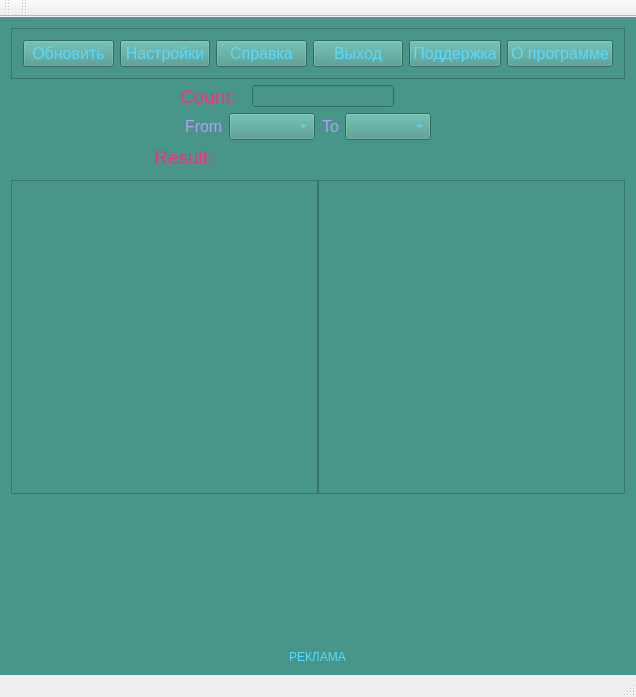
<?xml version="1.0" encoding="UTF-8"?>
<ui version="4.0">
 <class>QtWidgetsApplication1Class</class>
 <widget class="QMainWindow" name="QtWidgetsApplication1Class">
  <property name="enabled">
   <bool>true</bool>
  </property>
  <property name="geometry">
   <rect>
    <x>0</x>
    <y>0</y>
    <width>636</width>
    <height>697</height>
   </rect>
  </property>
  <property name="maximumSize">
   <size>
    <width>434444</width>
    <height>44444</height>
   </size>
  </property>
  <property name="font">
   <font>
    <pointsize>14</pointsize>
   </font>
  </property>
  <property name="windowTitle">
   <string>QtWidgetsApplication1</string>
  </property>
  <property name="styleSheet">
   <string notr="true">color: rgb(90, 217, 255);</string>
  </property>
  <widget class="QWidget" name="centralWidget">
   <property name="styleSheet">
    <string notr="true">background-color: #479689;</string>
   </property>
   <layout class="QVBoxLayout" name="verticalLayout_2">
    <item>
     <widget class="QFrame" name="frameTools">
      <property name="sizePolicy">
       <sizepolicy hsizetype="Preferred" vsizetype="Fixed">
        <horstretch>0</horstretch>
        <verstretch>0</verstretch>
       </sizepolicy>
      </property>
      <property name="frameShape">
       <enum>QFrame::Shape::StyledPanel</enum>
      </property>
      <property name="frameShadow">
       <enum>QFrame::Shadow::Raised</enum>
      </property>
      <layout class="QHBoxLayout" name="horizontalLayout_6">
       <item>
        <widget class="QPushButton" name="pushButton">
         <property name="sizePolicy">
          <sizepolicy hsizetype="Minimum" vsizetype="Minimum">
           <horstretch>0</horstretch>
           <verstretch>0</verstretch>
          </sizepolicy>
         </property>
         <property name="font">
          <font>
           <pointsize>12</pointsize>
           <kerning>true</kerning>
          </font>
         </property>
         <property name="text">
          <string>Обновить</string>
         </property>
        </widget>
       </item>
       <item>
        <widget class="QPushButton" name="pushButton_2">
         <property name="sizePolicy">
          <sizepolicy hsizetype="Minimum" vsizetype="Minimum">
           <horstretch>0</horstretch>
           <verstretch>0</verstretch>
          </sizepolicy>
         </property>
         <property name="font">
          <font>
           <pointsize>12</pointsize>
          </font>
         </property>
         <property name="text">
          <string>Настройки</string>
         </property>
        </widget>
       </item>
       <item>
        <widget class="QPushButton" name="pushButton_3">
         <property name="sizePolicy">
          <sizepolicy hsizetype="Minimum" vsizetype="Minimum">
           <horstretch>0</horstretch>
           <verstretch>0</verstretch>
          </sizepolicy>
         </property>
         <property name="font">
          <font>
           <pointsize>12</pointsize>
          </font>
         </property>
         <property name="text">
          <string>Справка</string>
         </property>
        </widget>
       </item>
       <item>
        <widget class="QPushButton" name="pushButton_4">
         <property name="sizePolicy">
          <sizepolicy hsizetype="Minimum" vsizetype="Minimum">
           <horstretch>0</horstretch>
           <verstretch>0</verstretch>
          </sizepolicy>
         </property>
         <property name="font">
          <font>
           <pointsize>12</pointsize>
          </font>
         </property>
         <property name="text">
          <string>Выход</string>
         </property>
        </widget>
       </item>
       <item>
        <widget class="QPushButton" name="pushButton_5">
         <property name="sizePolicy">
          <sizepolicy hsizetype="Minimum" vsizetype="Minimum">
           <horstretch>0</horstretch>
           <verstretch>0</verstretch>
          </sizepolicy>
         </property>
         <property name="font">
          <font>
           <pointsize>12</pointsize>
          </font>
         </property>
         <property name="text">
          <string>Поддержка</string>
         </property>
        </widget>
       </item>
       <item>
        <widget class="QPushButton" name="pushButton_6">
         <property name="sizePolicy">
          <sizepolicy hsizetype="Preferred" vsizetype="Preferred">
           <horstretch>0</horstretch>
           <verstretch>0</verstretch>
          </sizepolicy>
         </property>
         <property name="font">
          <font>
           <pointsize>12</pointsize>
          </font>
         </property>
         <property name="styleSheet">
          <string notr="true">#5e3f5a</string>
         </property>
         <property name="text">
          <string>О программе</string>
         </property>
        </widget>
       </item>
      </layout>
     </widget>
    </item>
    <item>
     <layout class="QVBoxLayout" name="verticalLayout">
      <item>
       <layout class="QHBoxLayout" name="horizontalLayout_3" stretch="0,0,0,0">
        <property name="rightMargin">
         <number>63</number>
        </property>
        <item>
         <spacer name="horizontalSpacer_4">
          <property name="orientation">
           <enum>Qt::Orientation::Horizontal</enum>
          </property>
          <property name="sizeType">
           <enum>QSizePolicy::Policy::Expanding</enum>
          </property>
          <property name="sizeHint" stdset="0">
           <size>
            <width>20</width>
            <height>20</height>
           </size>
          </property>
         </spacer>
        </item>
        <item>
         <widget class="QLabel" name="labelCount">
          <property name="enabled">
           <bool>true</bool>
          </property>
          <property name="sizePolicy">
           <sizepolicy hsizetype="Preferred" vsizetype="Preferred">
            <horstretch>0</horstretch>
            <verstretch>0</verstretch>
           </sizepolicy>
          </property>
          <property name="minimumSize">
           <size>
            <width>66</width>
            <height>1</height>
           </size>
          </property>
          <property name="maximumSize">
           <size>
            <width>1</width>
            <height>750</height>
           </size>
          </property>
          <property name="font">
           <font>
            <pointsize>14</pointsize>
           </font>
          </property>
          <property name="styleSheet">
           <string notr="true">color: #FFFFFF;
color: rgb(255, 41, 127);</string>
          </property>
          <property name="text">
           <string>Count:</string>
          </property>
         </widget>
        </item>
        <item>
         <widget class="QLineEdit" name="lineEditMoney">
          <property name="enabled">
           <bool>true</bool>
          </property>
          <property name="sizePolicy">
           <sizepolicy hsizetype="Preferred" vsizetype="Preferred">
            <horstretch>0</horstretch>
            <verstretch>0</verstretch>
           </sizepolicy>
          </property>
          <property name="minimumSize">
           <size>
            <width>20</width>
            <height>0</height>
           </size>
          </property>
          <property name="maximumSize">
           <size>
            <width>4000</width>
            <height>22</height>
           </size>
          </property>
          <property name="font">
           <font>
            <pointsize>12</pointsize>
           </font>
          </property>
          <property name="styleSheet">
           <string notr="true">color: #FFFFFF;</string>
          </property>
          <property name="text">
           <string/>
          </property>
         </widget>
        </item>
        <item>
         <spacer name="horizontalSpacer">
          <property name="orientation">
           <enum>Qt::Orientation::Horizontal</enum>
          </property>
          <property name="sizeHint" stdset="0">
           <size>
            <width>20</width>
            <height>20</height>
           </size>
          </property>
         </spacer>
        </item>
       </layout>
      </item>
      <item>
       <layout class="QHBoxLayout" name="horizontalLayout_4">
        <property name="spacing">
         <number>7</number>
        </property>
        <item>
         <layout class="QGridLayout" name="gridLayout_3">
          <item row="0" column="1">
           <widget class="QLabel" name="label_3">
            <property name="sizePolicy">
             <sizepolicy hsizetype="Fixed" vsizetype="Fixed">
              <horstretch>0</horstretch>
              <verstretch>0</verstretch>
             </sizepolicy>
            </property>
            <property name="font">
             <font>
              <pointsize>12</pointsize>
             </font>
            </property>
            <property name="styleSheet">
             <string notr="true">color: rgb(186, 153, 255);</string>
            </property>
            <property name="text">
             <string>From</string>
            </property>
           </widget>
          </item>
          <item row="0" column="2">
           <widget class="QComboBox" name="comboFrom">
            <property name="sizePolicy">
             <sizepolicy hsizetype="Fixed" vsizetype="Fixed">
              <horstretch>0</horstretch>
              <verstretch>0</verstretch>
             </sizepolicy>
            </property>
            <property name="font">
             <font>
              <pointsize>12</pointsize>
             </font>
            </property>
           </widget>
          </item>
          <item row="0" column="0">
           <spacer name="horizontalSpacer_2">
            <property name="orientation">
             <enum>Qt::Orientation::Horizontal</enum>
            </property>
            <property name="sizeHint" stdset="0">
             <size>
              <width>100</width>
              <height>20</height>
             </size>
            </property>
           </spacer>
          </item>
         </layout>
        </item>
        <item>
         <layout class="QGridLayout" name="gridLayout_4">
          <item row="0" column="1">
           <widget class="QLabel" name="label_2">
            <property name="sizePolicy">
             <sizepolicy hsizetype="Fixed" vsizetype="Fixed">
              <horstretch>0</horstretch>
              <verstretch>0</verstretch>
             </sizepolicy>
            </property>
            <property name="font">
             <font>
              <pointsize>12</pointsize>
             </font>
            </property>
            <property name="styleSheet">
             <string notr="true">color: rgb(186, 153, 255);</string>
            </property>
            <property name="text">
             <string>To</string>
            </property>
           </widget>
          </item>
          <item row="0" column="2">
           <widget class="QComboBox" name="comboTo">
            <property name="sizePolicy">
             <sizepolicy hsizetype="Fixed" vsizetype="Fixed">
              <horstretch>0</horstretch>
              <verstretch>0</verstretch>
             </sizepolicy>
            </property>
            <property name="font">
             <font>
              <pointsize>12</pointsize>
             </font>
            </property>
           </widget>
          </item>
          <item row="0" column="3">
           <spacer name="horizontalSpacer_3">
            <property name="orientation">
             <enum>Qt::Orientation::Horizontal</enum>
            </property>
            <property name="sizeHint" stdset="0">
             <size>
              <width>100</width>
              <height>20</height>
             </size>
            </property>
           </spacer>
          </item>
         </layout>
        </item>
       </layout>
      </item>
     </layout>
    </item>
    <item>
     <layout class="QHBoxLayout" name="horizontalLayout_5" stretch="0,0,0,0">
      <property name="spacing">
       <number>9</number>
      </property>
      <property name="rightMargin">
       <number>0</number>
      </property>
      <item>
       <spacer name="horizontalSpacer_5">
        <property name="orientation">
         <enum>Qt::Orientation::Horizontal</enum>
        </property>
        <property name="sizeType">
         <enum>QSizePolicy::Policy::Expanding</enum>
        </property>
        <property name="sizeHint" stdset="0">
         <size>
          <width>40</width>
          <height>20</height>
         </size>
        </property>
       </spacer>
      </item>
      <item>
       <widget class="QLabel" name="labelResult">
        <property name="sizePolicy">
         <sizepolicy hsizetype="Maximum" vsizetype="Minimum">
          <horstretch>0</horstretch>
          <verstretch>0</verstretch>
         </sizepolicy>
        </property>
        <property name="minimumSize">
         <size>
          <width>0</width>
          <height>0</height>
         </size>
        </property>
        <property name="font">
         <font>
          <pointsize>14</pointsize>
         </font>
        </property>
        <property name="styleSheet">
         <string notr="true">color: #FFFFFF;
color: rgb(255, 41, 127);</string>
        </property>
        <property name="text">
         <string>Result:</string>
        </property>
       </widget>
      </item>
      <item>
       <widget class="QLabel" name="labelMoney">
        <property name="sizePolicy">
         <sizepolicy hsizetype="Fixed" vsizetype="Fixed">
          <horstretch>0</horstretch>
          <verstretch>0</verstretch>
         </sizepolicy>
        </property>
        <property name="minimumSize">
         <size>
          <width>260</width>
          <height>0</height>
         </size>
        </property>
        <property name="text">
         <string/>
        </property>
       </widget>
      </item>
      <item>
       <spacer name="horizontalSpacer_6">
        <property name="orientation">
         <enum>Qt::Orientation::Horizontal</enum>
        </property>
        <property name="sizeHint" stdset="0">
         <size>
          <width>40</width>
          <height>20</height>
         </size>
        </property>
       </spacer>
      </item>
     </layout>
    </item>
    <item>
     <layout class="QHBoxLayout" name="horizontalLayout">
      <property name="spacing">
       <number>0</number>
      </property>
      <property name="topMargin">
       <number>5</number>
      </property>
      <item>
       <widget class="QFrame" name="frame">
        <property name="sizePolicy">
         <sizepolicy hsizetype="Preferred" vsizetype="Preferred">
          <horstretch>0</horstretch>
          <verstretch>0</verstretch>
         </sizepolicy>
        </property>
        <property name="minimumSize">
         <size>
          <width>0</width>
          <height>240</height>
         </size>
        </property>
        <property name="baseSize">
         <size>
          <width>0</width>
          <height>0</height>
         </size>
        </property>
        <property name="frameShape">
         <enum>QFrame::Shape::StyledPanel</enum>
        </property>
        <property name="frameShadow">
         <enum>QFrame::Shadow::Raised</enum>
        </property>
       </widget>
      </item>
      <item>
       <widget class="QFrame" name="frame_2">
        <property name="sizePolicy">
         <sizepolicy hsizetype="Preferred" vsizetype="Preferred">
          <horstretch>0</horstretch>
          <verstretch>0</verstretch>
         </sizepolicy>
        </property>
        <property name="minimumSize">
         <size>
          <width>0</width>
          <height>240</height>
         </size>
        </property>
        <property name="baseSize">
         <size>
          <width>0</width>
          <height>0</height>
         </size>
        </property>
        <property name="frameShape">
         <enum>QFrame::Shape::StyledPanel</enum>
        </property>
        <property name="frameShadow">
         <enum>QFrame::Shadow::Raised</enum>
        </property>
       </widget>
      </item>
     </layout>
    </item>
    <item>
     <layout class="QHBoxLayout" name="horizontalLayout_2">
      <property name="spacing">
       <number>7</number>
      </property>
      <property name="leftMargin">
       <number>0</number>
      </property>
      <property name="topMargin">
       <number>150</number>
      </property>
      <item>
       <widget class="QLabel" name="label">
        <property name="sizePolicy">
         <sizepolicy hsizetype="Fixed" vsizetype="Fixed">
          <horstretch>0</horstretch>
          <verstretch>0</verstretch>
         </sizepolicy>
        </property>
        <property name="text">
         <string>РЕКЛАМА</string>
        </property>
       </widget>
      </item>
     </layout>
    </item>
   </layout>
  </widget>
  <widget class="QMenuBar" name="menuBar">
   <property name="geometry">
    <rect>
     <x>0</x>
     <y>0</y>
     <width>636</width>
     <height>21</height>
    </rect>
   </property>
  </widget>
  <widget class="QToolBar" name="mainToolBar">
   <attribute name="toolBarArea">
    <enum>TopToolBarArea</enum>
   </attribute>
   <attribute name="toolBarBreak">
    <bool>false</bool>
   </attribute>
  </widget>
  <widget class="QStatusBar" name="statusBar"/>
  <widget class="QToolBar" name="toolBar">
   <property name="windowTitle">
    <string>toolBar</string>
   </property>
   <attribute name="toolBarArea">
    <enum>TopToolBarArea</enum>
   </attribute>
   <attribute name="toolBarBreak">
    <bool>false</bool>
   </attribute>
  </widget>
 </widget>
 <layoutdefault spacing="6" margin="11"/>
 <resources>
  <include location="../../02_QtWidgetsApplication1_curl/QtWidgetsApplication1/QtWidgetsApplication1.qrc"/>
 </resources>
 <connections/>
</ui>
